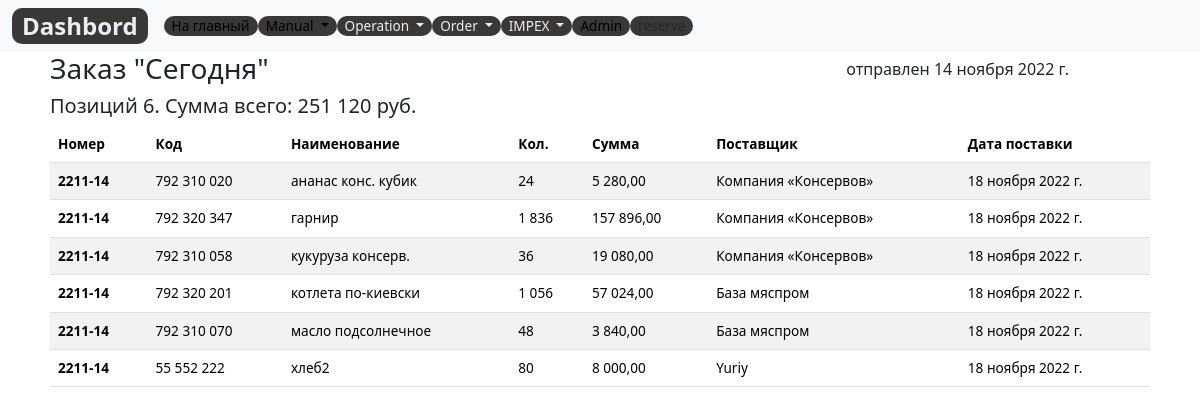
Page /acore/last-order on the earlier database version.
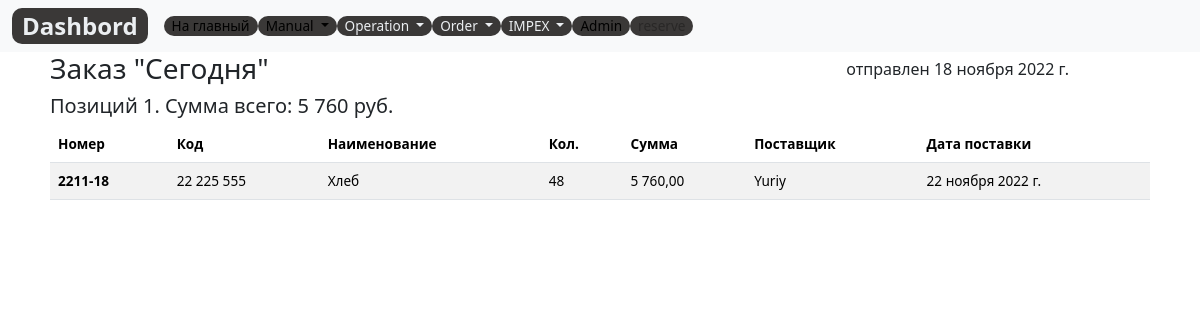
Same page on the later database version.
### acore/models.py (models this page shows, shortened)
class LastOrder(models.Model):
    code=models.DecimalField(max_digits=12, help_text="Не более 12 знаков",decimal_places=0,null=True,verbose_name='Код')
    name = models.CharField(max_length=200, help_text="Не более 200 знаков", db_index=True)
    order_number = models.CharField(max_length=10, help_text="Не более 10 знаков",)
    order= models.IntegerField(verbose_name='Заказ, ед.')
    order_cost=models.DecimalField(max_digits=10, help_text="Не более 10 знаков",decimal_places=2, null=True)
    supplier=models.CharField(max_length=200, help_text="Не более 200 знаков", null=True)
    delivery_date = models.DateField(verbose_name='Дата поставки')
    created_date = models.DateField(auto_now_add=True)
    class Meta:
        ordering = ['-supplier','name']
        verbose_name = 'Заказ'
        verbose_name_plural = 'Заказ'

### acore/views.py (the view)
# urls.py: path('last-order', last_order, name='last_order'),
def last_order(request):
    title='LastOrder'
    items=LastOrder.objects.all()
    summ_order = LastOrder.objects.aggregate(sum_order=Sum('order_cost')).get('sum_order')
    order_costs=summ_order
    context={
        'title':title,
        'items':items,
        'order_costs':order_costs,
    }
    return render(request, 'list/last_order.html', context)

### acore/templates/list/last_order.html (shortened to what this page needs)
{% extends 'base_simple.html' %}
{% load static %}
{% block content %}
<div class="col-11 mx-auto">
  <div class="row">
    <div class="col-8">
      <h3>Заказ "Сегодня"</h3>
    </div>
    <div class="col-3 mx-auto pt-2">
      <h6>отправлен {{items.0.created_date}}</h6>
    </div>
  </div>
  <h5>Позиций {{items.count}}. Сумма всего: {{order_costs}} руб.</h5>
  <table class="table table-striped">
    <thead style="position: sticky;
  top: -1px;
  z-index: 2;background: #9d9e9e;">
      <tr>
        <th scope="col">Номер</th>
        <th scope="col">Код</th>
        <th scope="col">Наименование</th>
        <th scope="col">Кол.</th>
        <th scope="col">Сумма</th>
        <th scope="col">Поставщик</th>
        <th scope="col">Дата поставки</th>
      </tr>
    </thead>
    <tbody>
      {% for item in items %}
      <tr>
        <th scope="row">{{item.order_number}}</th>
        <td>{{item.code}}</td>
        <td>{{item.name}}</td>
        <td>{{item.order}}</td>
        <td>{{item.order_cost}}</td>
        <td>{{item.supplier}}</td>
        <td>{{item.delivery_date}}</td>
      </tr>
      {% endfor %}
    </tbody>
  </table>
</div>
{% endblock %}

### templates/base_simple.html (shortened to what this page needs)
{% load static %}
{% load bootstrap5 %}
<!DOCTYPE html>
<html lang="en">
<head>
  {% bootstrap_css %}
  <link rel="stylesheet" type="text/css" href="{% static 'css/style.css' %}">
</head>
<body>
  {% block navbar %}
  <nav class="navbar navbar-expand-lg bg-light">
    <div class="container-fluid">
      <a class="navbar-brand font1-b navbutt" href="{% url 'dashbord' %}">Dashbord</a>
      <div class="collapse navbar-collapse" id="navbarSupportedContent">
        <ul class="navbar-nav me-auto mb-2 mb-lg-0">
          <li class="nav-item">
            <a class="nav-link active navbutt" aria-current="page" href="{% url 'dashbord' %} " target="_blank">На
              главный</a>
          </li>
          <li class=" navbar-nav nav-item dropdown">
            <a class="nav-link dropdown-toggle navbutt active" href="#" role="button" data-bs-toggle="dropdown"
              aria-expanded="false">
              Manual
            </a>
          </li>
          <li class="navbar-nav nav-item dropdown">
            <a class="nav-link dropdown-toggle navbutt" href="#" role="button" data-bs-toggle="dropdown"
              aria-expanded="false">
              Operation
            </a>
          </li>
          <li class="navbar-nav nav-item dropdown">
            <a class="nav-link dropdown-toggle navbutt" href="#" role="button" data-bs-toggle="dropdown"
              aria-expanded="false">
              Order
            </a>
          </li>
          <li class="navbar-nav nav-item dropdown">
            <a class="nav-link dropdown-toggle navbutt" href="#" role="button" data-bs-toggle="dropdown"
              aria-expanded="false">
              IMPEX
            </a>
          </li>
          <li class="nav-item">
            <a class="nav-link active navbutt" href="{% url 'admin:index' %}">Admin</a>
          </li>
          <li class="nav-item">
            <a class="nav-link disabled navbutt" href="{% url 'dashbord' %}">reserve</a>
          </li>
        </ul>
      </div>
    </div>
  </nav>
  {% endblock %}
  {% block content %}CONTENT{% endblock %}
</body>
</html>

### mms22/static/css/style.css (style rules this page uses)
body { font-size: 0.85rem !important; }
.navbutt { color: #ebeef1; background: #3a3837; border-radius: 10px; padding: 0 10px; }
.font1-b { font-size: 1.5rem; font-weight: 600; }

Differences in the rows shown:
removed LastOrder: created_date "14 ноября 2022 г.", order_number "2211-14", code "792 310 020", name "ананас конс. кубик", order "24", order_cost "5 280,00", supplier "Компания «Консервов»", delivery_date "18 ноября 2022 г."
removed LastOrder: order_number "2211-14", code "792 320 347", name "гарнир", order "1 836", order_cost "157 896,00", supplier "Компания «Консервов»", delivery_date "18 ноября 2022 г."
removed LastOrder: order_number "2211-14", code "792 310 058", name "кукуруза консерв.", order "36", order_cost "19 080,00", supplier "Компания «Консервов»", delivery_date "18 ноября 2022 г."
removed LastOrder: order_number "2211-14", code "792 320 201", name "котлета по-киевски", order "1 056", order_cost "57 024,00", supplier "База мяспром", delivery_date "18 ноября 2022 г."
removed LastOrder: order_number "2211-14", code "792 310 070", name "масло подсолнечное", order "48", order_cost "3 840,00", supplier "База мяспром", delivery_date "18 ноября 2022 г."
removed LastOrder: order_number "2211-14", code "55 552 222", name "хлеб2", order "80", order_cost "8 000,00", supplier "Yuriy", delivery_date "18 ноября 2022 г."
added LastOrder: created_date "18 ноября 2022 г.", order_number "2211-18", code "22 225 555", name "Хлеб", order "48", order_cost "5 760,00", supplier "Yuriy", delivery_date "22 ноября 2022 г."
Other differences:
{{ items.count }}: "6" → "1"
{{ order_costs }}: "251 120" → "5 760"
